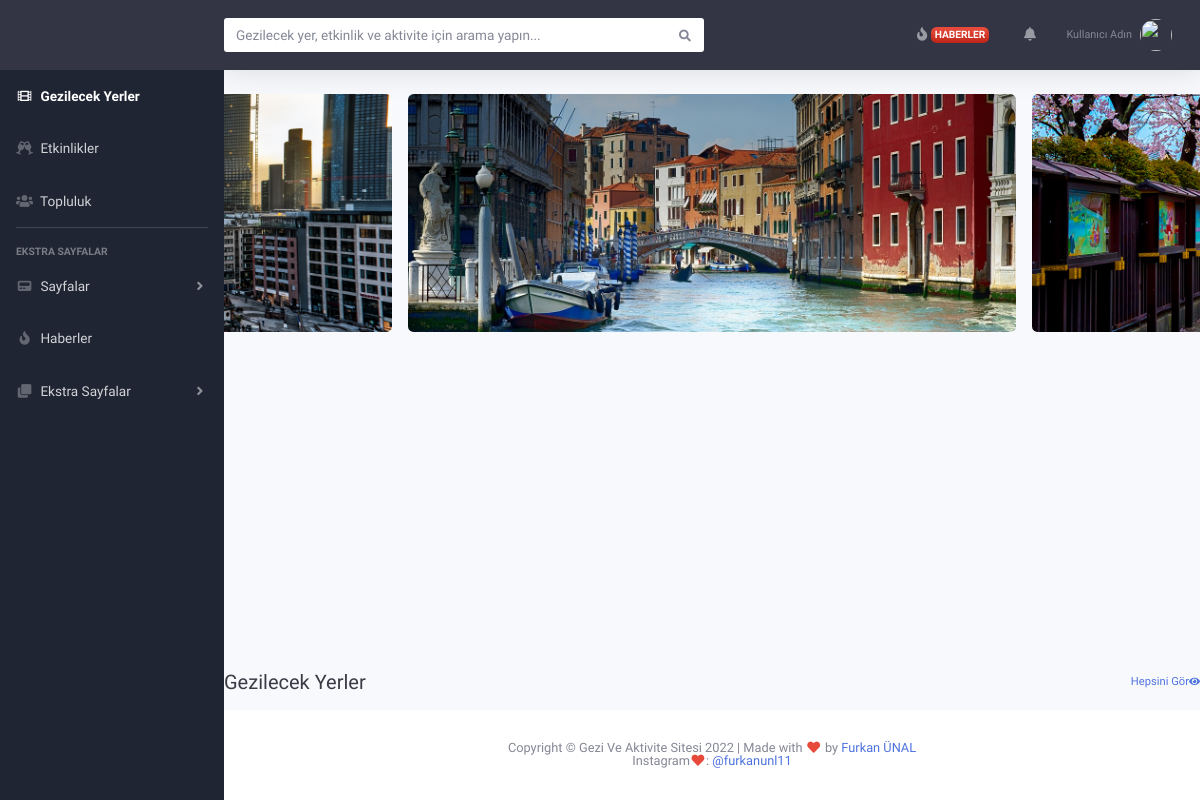
The app's page /anasayfa, older data.
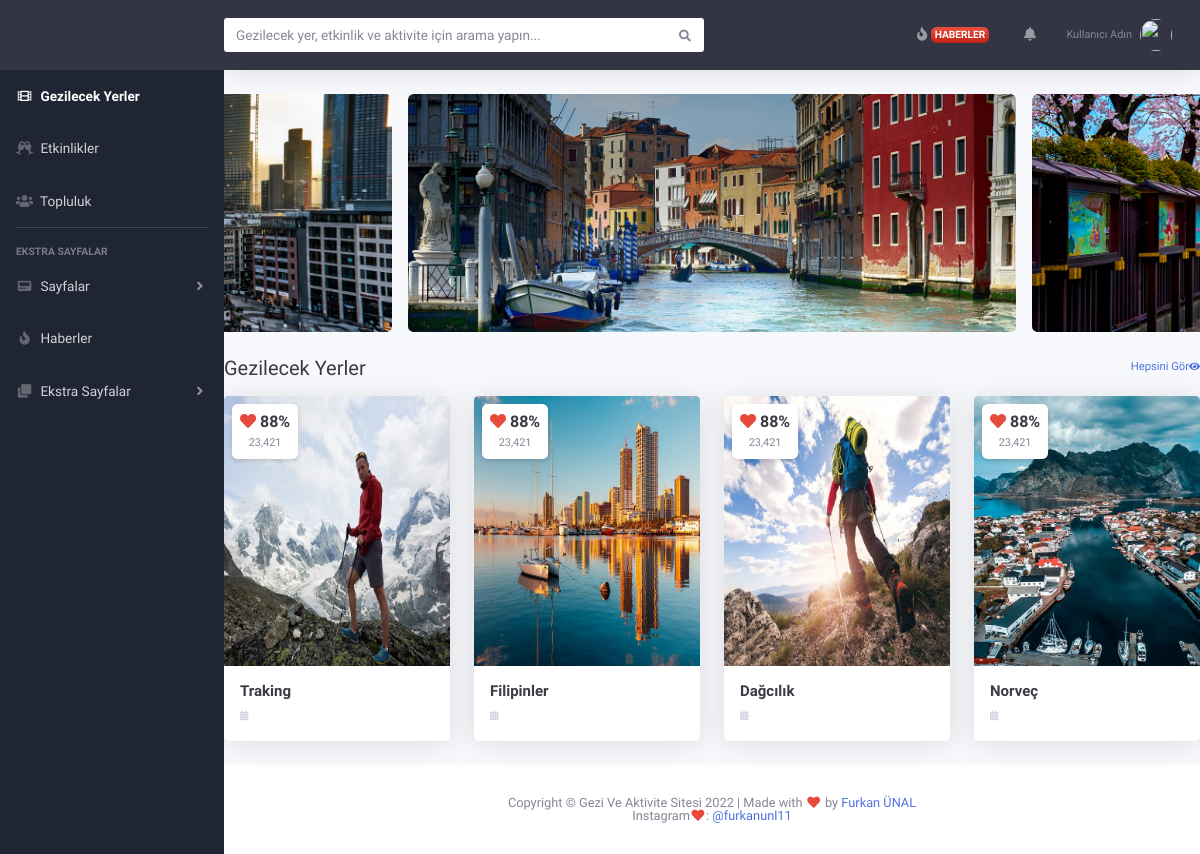
The same page, newer data.
### geziler/models.py (models this page shows, shortened)
class Category(models.Model):
    STATUS = (
        ('True','Evet'),
        ('False',"Hayır")
    )
    id = models.AutoField(primary_key=True)
    title = models.CharField("Başlık",max_length=50, null=True)
    slug = models.CharField(max_length=50, null=True)
    description = models.TextField("Açıklama",validators= [MinLengthValidator(20)])
    image = models.CharField("Resim",max_length=50, null=True)
    status = models.CharField("Slug Adı",max_length=50, null=True)
    created_at = models.DateTimeField(auto_now_add=True, null=True)
    updated_at = models.DateTimeField(auto_now=True, null=True)
    isActive = models.BooleanField(default=False)
    isHome = models.BooleanField(default=False)
    titleforhead = models.CharField("Kafa Başlığı", max_length=50,null=True)

### geziler/views.py (the view)
# urls.py: path("anasayfa", views.index, name="home_page"),
def index(request):
    geziler = Category.objects.filter(isActive = True,isHome = True)
    sliders = data["sliders"]
    return render(request, 'index.html', {
        "geziler": geziler,
        "sliders": sliders
    })

### geziler/templates/index.html (shortened to what this page needs)
{% extends 'geziler/base.html' %}
{% load static %}
{% block css_files %}
<link rel="stylesheet" type="text/css" href="{% static 'vendor/slick/slick.min.css' %}" />
<link rel="stylesheet" type="text/css" href="{% static 'vendor/slick/slick-theme.min.css' %}" />
{% endblock  %}
{% block content %}
<div id="wrapper">
{% include 'include/_sidebar.html' %}
  <div id="content-wrapper" class="d-flex flex-column">
    <div id="content">
        {% include 'include/_topbar.html' %}
      {% include 'include/_slider.html' %}
    </div>
    <div class="d-sm-flex align-items-center justify-content-between mt-4 mb-3">
      <h1 class="h5 mb-0 text-gray-900">Gezilecek Yerler</h1>
      <a href="gezilecekyerler.html" class="d-none d-sm-inline-block text-xs"
        >Hepsini Gör<i class="fas fa-eye fa-sm"></i
      ></a>
    </div>
    <div class="row">
      {% for gezi in  geziler %}
        <div class="col-xl-3 col-md-6 mb-4">
          {% include 'include/_geziler.html' %}
        </div>
      {% endfor %}
    </div>
    {% include 'include/_footer.html' %}
  </div>
</div>
{% endblock %}

### geziler/templates/include/_geziler.html (shortened to what this page needs)
{% load static %}
<div class="card m-card shadow border-0">
    <a href="{% url 'gezi-detay' gezi.status %}">
      <div class="m-card-cover">
        <div
          class="position-absolute bg-white shadow-sm rounded text-center p-2 m-2 love-box"
        >
          <h6 class="text-gray-900 mb-0 font-weight-bold">
            <i class="fas fa-heart text-danger"></i> 88%
          </h6>
          <small class="text-muted">23,421</small>
        </div>
        <img
          src="{% static 'img/'|add:gezi.image %}" class="card-img-top" alt="..."/>
      </div>
      <div class="card-body p-3">
        <h5 class="card-title text-gray-900 mb-1"> {{gezi.title}} </h5>
        <p class="card-text">
          <small class="text-danger"
            ><i class="fas fa-calendar-alt fa-sm text-gray-400"></i> {{gezi.date}}  </small
          >
        </p>
      </div>
    </a>
  </div>

Row changes from the older to the newer data that the page shows:
added Category: image (picture), title "Traking"
added Category: image (picture), title "Filipinler"
added Category: image (picture), title "Dağcılık"
added Category: image (picture), title "Norveç"
